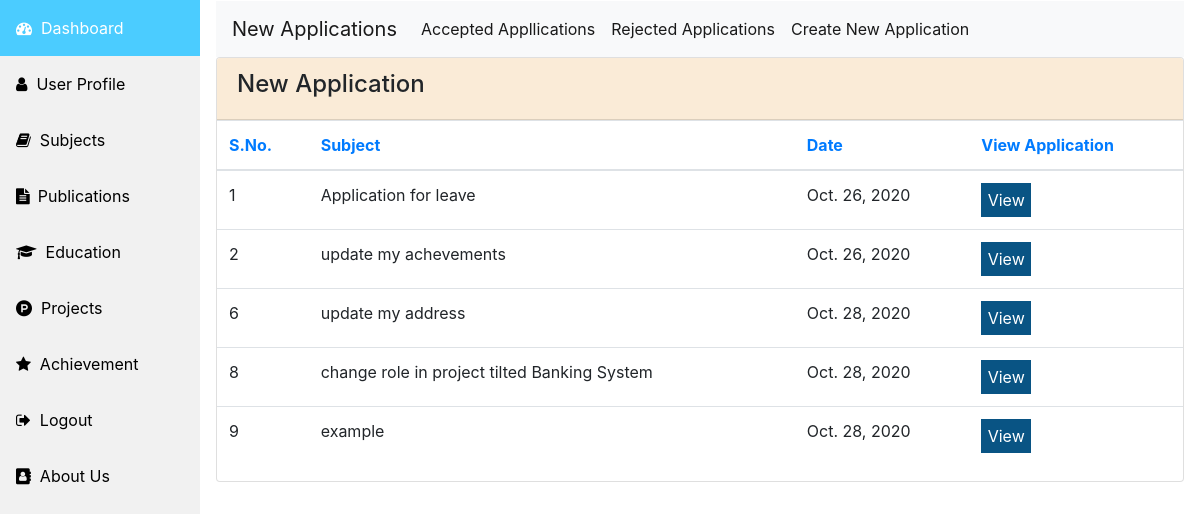
Page /application/ (signed in) on the committed database.
### fam/models.py (models this page shows, shortened)
class Application(models.Model):
    user = models.ForeignKey(User, on_delete=models.CASCADE, related_name='application')
    id = models.AutoField(primary_key=True)
    subject = models.CharField(max_length=100)
    body = models.TextField()
    Status = models.IntegerField(default=0)
    date = models.DateField(default= datetime.now)

### fam/views.py (the view)
# urls.py: path('application/', views.application, name='application'),
def application(request):
    context ={}
    context['user'] = request.user
    context['faculty'] = faculty.objects.all()
    context['application'] = Application.objects.filter(user = request.user.id)
    if request.user.is_authenticated:
        return render(request, 'fam/application.html',context)
    else:
        return render(request, 'fam/index.html')

### fam/templates/fam/application.html (shortened to what this page needs)
{% extends 'fam/base.html' %}
{% block content %}
<nav class="navbar navbar-expand-lg navbar-light bg-light">
    <a class="navbar-brand" href="/application">New Applications</a>
    <div class="collapse navbar-collapse" id="navbarSupportedContent">
      <ul class="navbar-nav mr-auto">
        <li class="nav-item active">
          <a class="nav-link" href="/acceptedapplication">Accepted Appllications <span class="sr-only">(current)</span></a>
        </li>
        <li class="nav-item active">
          <a class="nav-link" href="/rejectedapplication">Rejected Applications</a>
        </li>
        <li class="nav-item active">
            <a class="nav-link" href="/createapplication">Create New Application</a>
          </li>
      </ul>
    </div>
  </nav>
  <div class="card">
    <div class="card-header" data-background-color="purple">
        <h4 class="title">New Application </h4>
    </div>
    <div class="card-content table-responsive">
        <table class="table">
            <thead class="text-primary">
                <th>S.No.</th>
                <th>Subject</th>
                <th>Date</th>
                <th>View Application</th>
            </thead>
            <tbody>
            {% for u in application %}
            {% if u.Status == 0 %}
                <tr>
                    <td>{{ forloop.counter }}</td>
                    <td>{{u.subject}}</td>
                    <td>{{u.date}}</td>
                    <td> <form method="GET" action="/viewapplication/">
                      <button type="submit" name="appid" value="{{ u.id }}">View</button>
                    </form> </td>
                </tr>
                {% endif %}
            {% endfor %}
            </tbody>
        </table>
    </div>
</div>
{% endblock %}

### fam/templates/fam/application.html (style rules this page uses)
.card .card-header { background-color:#FAEBD7; }
button { width: 50px; padding: 5px; border: none; -webkit-border-radius: 5px; -moz-border-radius: 5px; border-radius: 5px; background-color: #095484; font-size: 16px; color: #fff; cursor: pointer; }

### rows in the picture
Application: subject "Application for leave", date "Oct. 26, 2020"
Application: subject "update my achevements", date "Oct. 26, 2020"
Application: subject "update my address", date "Oct. 28, 2020", {{ u.id }} 8 (drawn)
Application: subject "change role in project tilted Banking System", date "Oct. 28, 2020", {{ u.id }} 10 (drawn)
Application: subject "example", date "Oct. 28, 2020", {{ u.id }} 11 (drawn)
